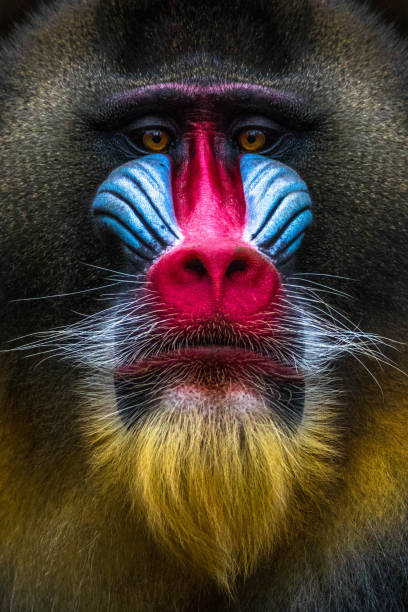
#> input picture lab3/input/lab_image.jpg, 408 x 612 px
$ jupyter execute I.ipynb
#> lines starting #> are read from the running program, lines starting #| are printed output that depends on the picture; after the words box and inside, x2 and y2 are one past the last pixel; in counts of white or black regions, pixels touching at a corner belong together
[cell 1]
import cv2
import time
import numpy as np
import matplotlib.pyplot as plt
from pathlib import Path
from skimage.feature import canny as skimage_canny

img_bgr = cv2.imread("../input/lab_image.jpg")
#> img_bgr is the input picture: shape (612, 408, 3); mean B, G, R 49.5, 59.4, 74.2
if img_bgr is None:
    raise FileNotFoundError("Không tìm thấy ảnh tại ../input/lab_image.jpg")

img_bgr = cv2.resize(img_bgr, (512, 512), interpolation=cv2.INTER_AREA)
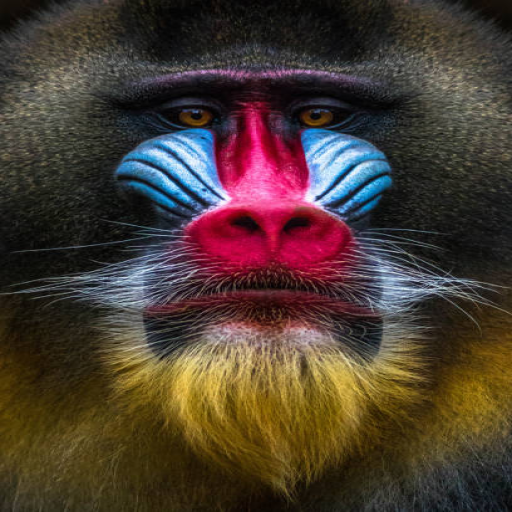
#> img_bgr: shape (512, 512, 3); mean B, G, R 49.4, 59.3, 74
img_gray = cv2.cvtColor(img_bgr, cv2.COLOR_BGR2GRAY)
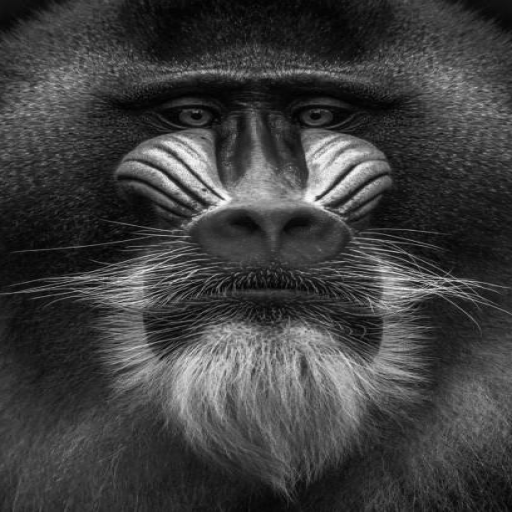
#> img_gray: shape (512, 512); min 0, max 253, mean 62.6
gray_f = img_gray.astype(np.float64) / 255.0


fig1, axes1 = plt.subplots(1, 3, figsize=(14, 4.5))

for ax, (lo, hi, lbl) in zip(axes1, [(50, 150, "Low (50/150)"),
                                     (100, 200, "Medium (100/200)"),
                                     (150, 250, "High (150/250)")]):
    # Tính thời gian để so
    t0 = time.perf_counter()
    edge = cv2.Canny(img_gray, lo, hi)
    t = (time.perf_counter() - t0) * 1000

    pts = int(np.sum(edge > 0))
    ax.imshow(edge, cmap='gray')
    ax.set_title(f"{lbl}\n{pts:,} điểm | {t:.1f}ms", pad=4)
    ax.axis("off")
#> this loop made 3 passes
#> pts on passes 1 to 3: 51235, 28497, 17521
#> pass 1, `edge = cv2.Canny(img_gray, lo, hi)`:
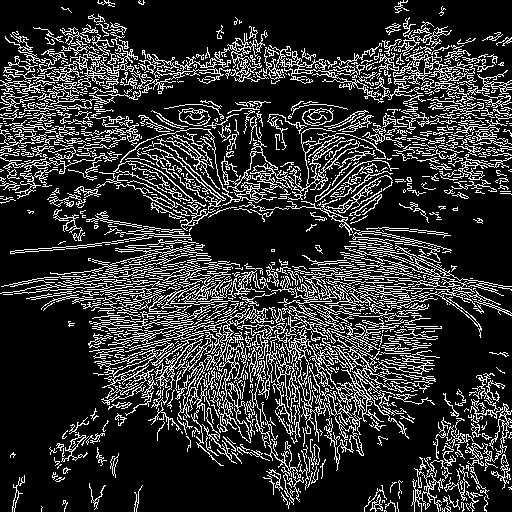
#> edge: shape (512, 512); 19.5% white in thin lines or dots
#> pass 2, `edge = cv2.Canny(img_gray, lo, hi)`:
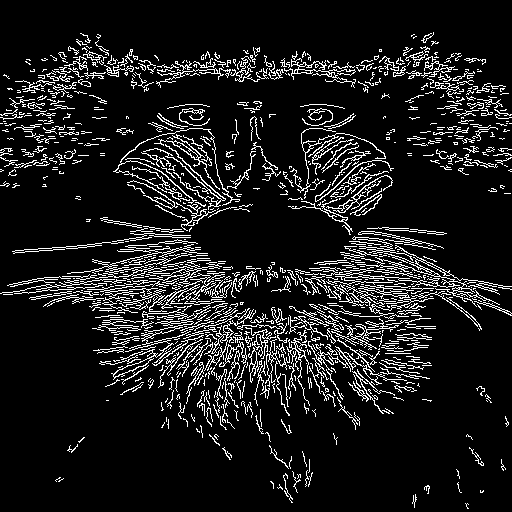
#> edge: shape (512, 512); 10.9% white in thin lines or dots
#> pass 3, `edge = cv2.Canny(img_gray, lo, hi)`:
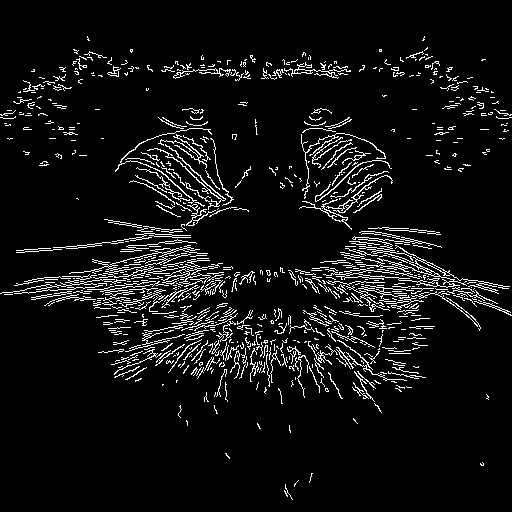
#> edge: shape (512, 512); 6.7% white in thin lines or dots

plt.tight_layout()
plt.show()

#  So giữa sigma 1,2,3
fig2, axes2 = plt.subplots(1, 3, figsize=(14, 4.5))

for ax, sigma in zip(axes2, [1, 2, 3]):
    # Tính thời gian trực tiếp
    t0 = time.perf_counter()
    edge = skimage_canny(gray_f, sigma=sigma)
    t = (time.perf_counter() - t0) * 1000
    # tính các điểm cạnh để so sánh với những ảnh khác
    pts = int(np.sum(edge))
    ax.imshow(edge.astype(np.uint8) * 255, cmap='gray')
    ax.set_title(f"sigma={sigma}\n{pts:,} điểm | {t:.1f}ms", pad=4)
    ax.axis("off")
#> this loop made 3 passes
#> pts on passes 1 to 3: 45582, 12876, 4714
#> pass 1, `edge = skimage_canny(gray_f, sigma=sigma)`:
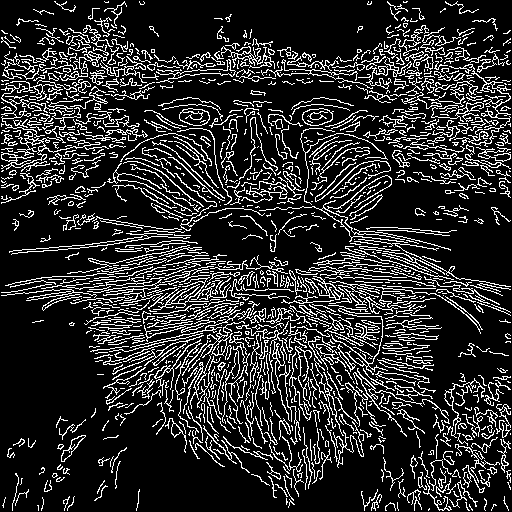
#> edge: shape (512, 512) bool; 17.4% white in thin lines or dots
#> pass 2, `edge = skimage_canny(gray_f, sigma=sigma)`:
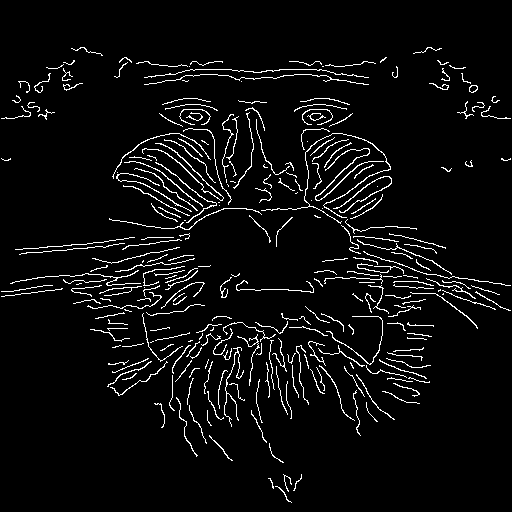
#> edge: shape (512, 512) bool; 4.9% white in thin lines or dots, all inside (x1, y1, x2, y2) = (1, 47, 511, 503)
#> pass 3, `edge = skimage_canny(gray_f, sigma=sigma)`:
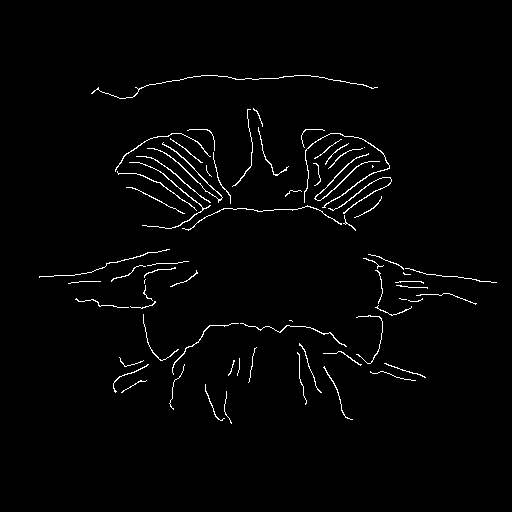
#> edge: shape (512, 512) bool; 1.8% white in thin lines or dots, all inside (x1, y1, x2, y2) = (39, 75, 497, 424)

plt.tight_layout()
plt.show()
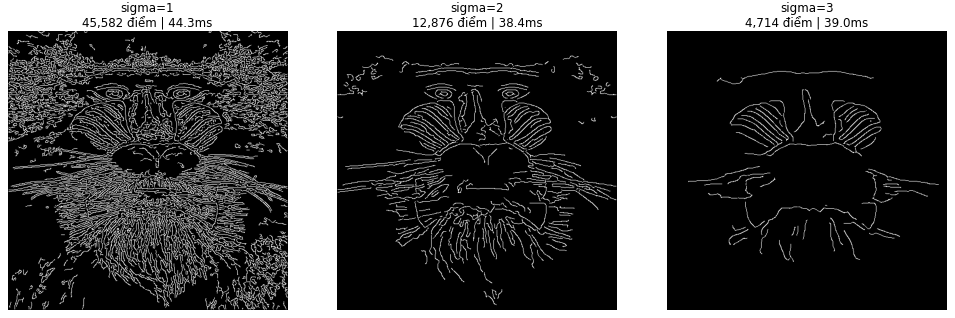
#> figure drawn by matplotlib, 3 panels

#SO SÁNH giữa medium canny với sigma2
fig3, axes3 = plt.subplots(1, 3, figsize=(14, 4.5))

# Đo thời gian thực thi của OpenCV Canny
t0 = time.perf_counter()
e_cv2 = cv2.Canny(img_gray, 100, 200)
t1 = (time.perf_counter() - t0) * 1000

# Đo skimage Canny
t0 = time.perf_counter()
e_ski = skimage_canny(gray_f, sigma=2)
t2 = (time.perf_counter() - t0) * 1000
axes3[0].imshow(img_gray, cmap='gray')
axes3[0].set_title("Grayscale gốc")
axes3[0].axis("off")

axes3[1].imshow(e_cv2, cmap='gray')
axes3[1].set_title(f"OpenCV Canny (100/200)\n{int(np.sum(e_cv2 > 0)):,} điểm | {t1:.1f}ms")
axes3[1].axis("off")

axes3[2].imshow(e_ski.astype(np.uint8) * 255, cmap='gray')
axes3[2].set_title(f"skimage Canny (sigma=2)\n{int(np.sum(e_ski)):,} điểm | {t2:.1f}ms")
axes3[2].axis("off")

plt.tight_layout()
plt.show()
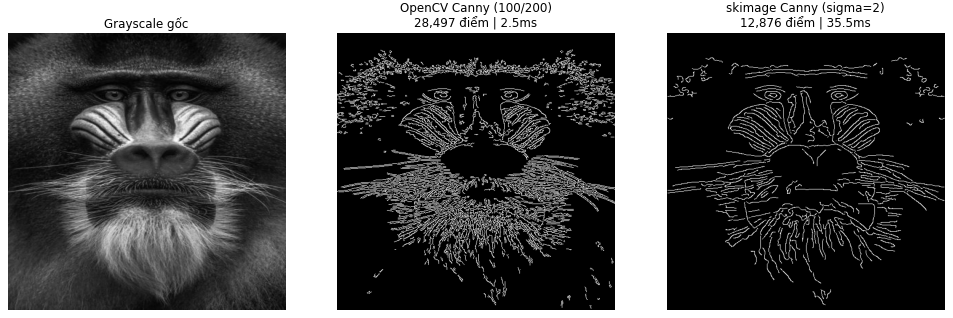
#> figure drawn by matplotlib, 3 panels
